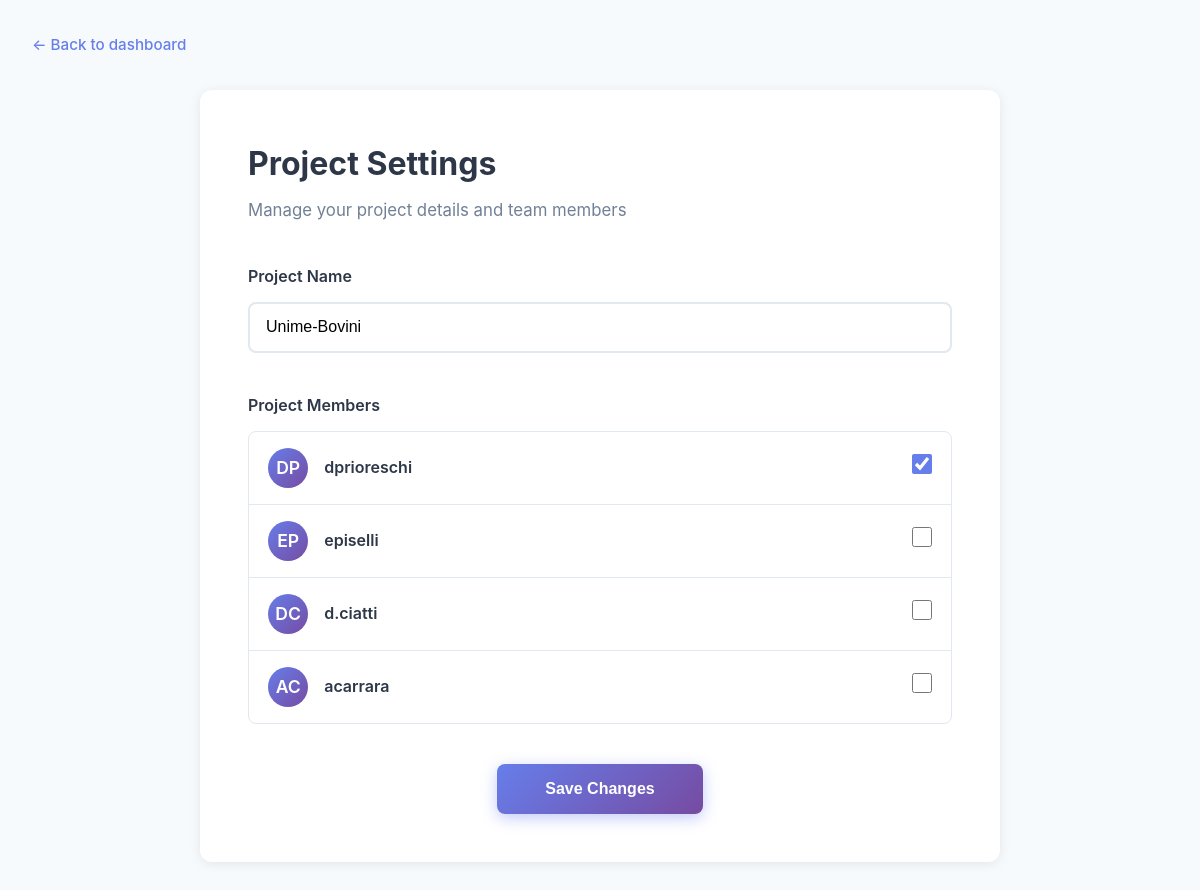
The page /modifica_progetto/3 (signed in) on the database its author committed.
### tables this page shows
CREATE TABLE progetti (
            id INTEGER PRIMARY KEY AUTOINCREMENT,
            nome TEXT NOT NULL,
            owner_id INTEGER NOT NULL,
            FOREIGN KEY (owner_id) REFERENCES utenti(id)
        );

CREATE TABLE utenti (
            id INTEGER PRIMARY KEY AUTOINCREMENT,
            nome TEXT NOT NULL,
            email TEXT UNIQUE NOT NULL,
            password_hash TEXT NOT NULL,
            ruolo TEXT NOT NULL
        );

### app/main.py (the view)
@app.get("/modifica_progetto/{progetto_id}", response_class=HTMLResponse)
async def modifica_progetto_get(request: Request, progetto_id: int, user_id: str = Cookie(default=None)):
    if not user_id:
        return RedirectResponse("/login", status_code=302)
    db_path = get_db_path()
    conn = sqlite3.connect(db_path)
    c = conn.cursor()
    c.execute("""
        SELECT 1 FROM progetti p
        LEFT JOIN progetti_utenti pu ON p.id = pu.progetto_id
        WHERE p.id = ? AND (p.owner_id = ? OR pu.utente_id = ?)
    """, (progetto_id, user_id, user_id))
    if not c.fetchone():
        conn.close()
        return RedirectResponse("/", status_code=302)
    c.execute("SELECT nome FROM progetti WHERE id = ?", (progetto_id,))
    progetto = c.fetchone()
    c.execute("SELECT id, nome FROM utenti")
    tutti_utenti = [{"id": r[0], "nome": r[1]} for r in c.fetchall()]
    c.execute("SELECT utente_id FROM progetti_utenti WHERE progetto_id = ?", (progetto_id,))
    membri_attuali = [r[0] for r in c.fetchall()]
    conn.close()
    if not progetto:
        return RedirectResponse("/", status_code=302)
    return templates.TemplateResponse("modifica_progetto.html", {
        "request": request,
        "progetto_id": progetto_id,
        "nome": progetto[0],
        "tutti_utenti": tutti_utenti,
        "membri_attuali": membri_attuali
    })

### frontend/templates/modifica_progetto.html (shortened to what this page needs)
<!DOCTYPE html>
<html lang="it">
<head>
    <link rel="stylesheet" href="/static/style.css">
</head>
<body>
    <div class="edit-project-container">
        <nav class="back-nav">
            <a href="/" class="back-link">← Back to dashboard</a>
        </nav>
        <div class="edit-project-card">
            <h1 class="project-settings-title">Project Settings</h1>
            <div class="project-settings-subtitle">
                Manage your project details and team members
            </div>
            <form method="post" action="/modifica_progetto/{{ progetto_id }}">
                <section class="project-name-section">
                    <label for="nome" class="section-label">Project Name</label>
                    <input type="text" id="nome" name="nome" value="{{ nome }}" required class="project-name-input">
                </section>
                <section class="project-members-section">
                    <h3 class="section-label">Project Members</h3>
                    <div class="members-list">
                        {% for utente in tutti_utenti %}
                        <div class="member-item">
                            <div class="member-avatar">
                                <span class="member-avatar-text">
                                    {{ (utente.nome|replace('.', '')|replace(' ', ''))[:2]|upper }}
                                </span>
                            </div>
                            <div class="member-info">
                                <div class="member-name">{{ utente.nome }}</div>
                            </div>
                            <div class="member-actions">
                                <input type="checkbox" name="membri" value="{{ utente.id }}"
                                    {% if utente.id in membri_attuali %}checked{% endif %}
                                    class="member-checkbox">
                            </div>
                        </div>
                        {% endfor %}
                    </div>
                </section>
                <div class="save-section">
                    <button type="submit" class="save-changes-btn">Save Changes</button>
                </div>
            </form>
        </div>
    </div>
</body>
</html>

### frontend/static/style.css (style rules this page uses)
* { margin: 0; padding: 0; box-sizing: border-box; }
body { font-family: 'Inter', -apple-system, BlinkMacSystemFont, 'Segoe UI', Roboto, Oxygen, Ubuntu, Cantarell, sans-serif; background: linear-gradient(135deg, #667eea 0%, #764ba2 100%); min-height: 100vh; color: #2d3748; line-height: 1.6; }
a { color: #25b7ff; text-decoration: none; transition: color 0.3s ease; }
.back-nav { max-width: 1400px; margin: 0 auto 2rem; }
.back-nav a { color: #667eea; font-weight: 500; font-size: 0.95rem; display: inline-flex; align-items: center; transition: color 0.3s ease; }
.edit-project-container { min-height: 100vh; background: #f7fafc; padding: 2rem; }
.edit-project-card { max-width: 800px; margin: 0 auto; background: white; padding: 3rem; border-radius: 12px; box-shadow: 0 2px 12px rgba(0, 0, 0, 0.08); }
.project-settings-title { font-size: 2rem; color: #2d3748; font-weight: 700; margin-bottom: 0.5rem; }
.project-settings-subtitle { color: #718096; margin-bottom: 2.5rem; font-size: 1.05rem; }
.project-name-section { margin-bottom: 2.5rem; }
.section-label { display: block; margin-bottom: 0.8rem; color: #2d3748; font-weight: 600; font-size: 1rem; }
.project-name-input { width: 100%; padding: 0.9rem 1rem; border: 2px solid #e2e8f0; border-radius: 8px; font-size: 1rem; transition: border-color 0.3s ease; }
.project-members-section { margin-bottom: 2.5rem; }
.members-list { border: 1px solid #e2e8f0; border-radius: 8px; overflow: hidden; }
.member-item { display: flex; align-items: center; padding: 1rem 1.2rem; border-bottom: 1px solid #e2e8f0; transition: background 0.2s ease; }
.member-item:last-child { border-bottom: none; }
.member-avatar { width: 40px; height: 40px; background: linear-gradient(135deg, #667eea 0%, #764ba2 100%); border-radius: 50%; display: flex; align-items: center; justify-content: center; margin-right: 1rem; }
.member-avatar-text { color: white; font-weight: 600; font-size: 1.1rem; }
.member-info { flex: 1; }
.member-name { color: #2d3748; font-weight: 600; }
.member-checkbox { width: 20px; height: 20px; cursor: pointer; accent-color: #667eea; }
.save-section { text-align: center; }
.save-changes-btn { padding: 1rem 3rem; background: linear-gradient(135deg, #667eea 0%, #764ba2 100%); color: white; border: none; border-radius: 8px; font-size: 1rem; font-weight: 600; cursor: pointer; transition: all 0.3s ease; box-shadow: 0 4px 15px rgba(102, 126, 234, 0.4); }

### rows shown on the page
progetti: nome "Unime-Bovini"
utenti: nome "DP", nome "dprioreschi", membri "☑"
utenti: nome "EP", nome "episelli"
utenti: nome "DC", nome "d.ciatti"
utenti: nome "AC", nome "acarrara"
